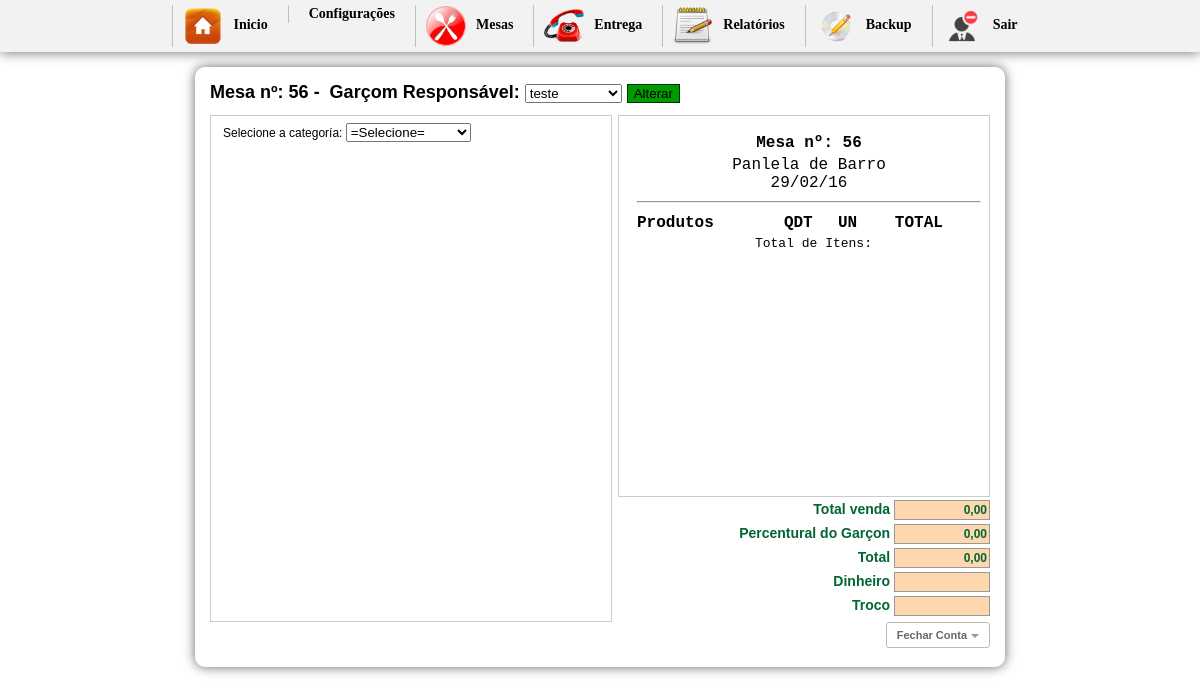
The page /inicio.php?btn=vendermesa&id_mesa=56&idGarcon=24 (signed in) on the database its author committed.
### tables this page shows
CREATE TABLE `config` (
  `id_conf` int(30) NOT NULL,
  `empresa` varchar(200) NOT NULL,
  `telefone` varchar(30) NOT NULL,
  `pgarcon` int(10) NOT NULL,
  `ativo` int(2) NOT NULL
);

### selecionacat.php (the view, shortened to what this page needs)
<form action="" method="post" enctype="multipart/form-data" style="margin-left:12px; margin-top:-7px;">
Selecione a categoría:
  <select name="jumpMenu" id="jumpMenu" onChange="MM_jumpMenu('parent',this,0)">
  <option value=""> =Selecione=</option>
  </select>
</form>

### vendamesa.php (shortened to what this page needs)
<?php
$numero = $_GET['id_mesa'];
?>
<?php
  $sql1 = mysql_query("SELECT * FROM mesa WHERE numero='$numero'") or die(mysql_error());
  $cont1 = mysql_fetch_array($sql1);
  $sit = $cont1['situacao'];
$idGarconget = $_GET['idGarcon'];
$gar2 = mysql_query("SELECT * FROM garcon WHERE idGarcon='$idGarconget'");
$h2 = mysql_fetch_array($gar2);
  ?>
<h1>
<form action="" method="post" enctype="multipart/form-data">
Mesa nº: <?php echo $numero ?>&nbsp-&nbsp;
Garçom Responsável: <select name="nomeGarcon">
<?php
	$gar = mysql_query("SELECT * FROM garcon WHERE idGarcon != '1' ORDER BY nomeGarcon ASC") or die(mysql_error());
	while($h = mysql_fetch_array($gar)){
?>
  <option value="<?php echo $h['idGarcon'] ?>"<?php if (!(strcmp($h['idGarcon'], $h2['idGarcon']))) {echo "selected=\"selected\"";} ?>><?php echo $h['nomeGarcon'] ?></option>
	<?php }?>
</select>
<?php if($sit == "0"){?>
<input name="ok" type="submit" value="Abrir mesa" style="background-color: #F30; border:1px solid #9B0000;" />
<?php }else{ ?>
<input name="ok" type="submit" value="Alterar" style=" background-color:#090; border:1px solid #030;" />
<?php } ?>
</form>
</h1>
<div id="boxprodutos"><br/>
<?php if($sit == "1"){
include "selecionacat.php";
} ?>
</div>
<div id="box">
	<div id="comentarios">
    <table width="100%" border="0" class="inputs">
  <tr>
 <?php $n = mysql_query("SELECT * FROM config");
 	$a = mysql_fetch_array($n);
 ?>
  <td align="center" style="font-size:16px;"><strong>Mesa nº: <?php echo $numero ?></strong></td>
  </tr>
  <tr>
    <td align="center" style="font-size:16px;"><?php echo $a['empresa'] ?><br/> <?php echo date("d/m/y") ?></td>
    </tr>
    <tr>
    <td><hr/></td>
    </tr>
</table>
    <table width="100%">
    <tr>
	  <td  style="font-size:16px;"><strong>Produtos</strong></td>
      <td width="13%" align="center" style="font-size:16px;"><strong>QDT</strong></td>
      <td width="15%" align="center" style="font-size:16px;"><strong>UN</strong></td>
	  <td align="center" style="font-size:16px;"><strong>TOTAL</strong></td>
	  <td align="center">&nbsp;</td>
	  </tr>
	<tr class="fontcomanda">
	  <td colspan="3" align="right">Total de Itens:</td>
	  <td align="right"><?php echo $itens ?></td>
	  <td align="right">&nbsp;</td>
	  </tr>
    </table>
 <div id="formulario">
    <?php $totals = number_format($total, 2, ',', '.'); ?>
<form name="formulario" action="" method="post" enctype="multipart/form-data">
            <span class="valores">Total venda </span>
        <input name="total" type="text" value="<?php echo $totals ?>" size="8" maxlength="6" class="calc" readonly="true"/><br/>
        	<?php
			$g = mysql_query("SELECT * FROM config") or die(mysql_error());
			$w = mysql_fetch_array($g);
			$ativo = $w['ativo'];
			$percentual = $w['pgarcon'];
			if($ativo == 1){
			$porcento_garcon = $percentual;
			}else{
			$porcento_garcon = 0;
			}
				$pgarcon = $total * $porcento_garcon / 100;
				$somatotal = $total + $pgarcon;
			?>
                <span class="valores">Percentural do Garçon </span>
                <input name="garconP" type="text" class="calc" id="garconP" value="<?php echo number_format($pgarcon, 2, ',', '.'); ?>"/><br/>
                <span class="valores">Total </span>
                <input name="somatotal" type="text" class="calc" id="somatotal" value="<?php echo number_format($somatotal, 2, ',', '.'); ?>"/><br/>
        <span class="valores">Dinheiro </span>
        <input name="dinheiro" type="text" size="8"  class="calc" onkeyup="javascript:operacao('')" id="dinheiro-1"/><br/>
            <span class="valores">Troco </span>
            <input name="troco" type="text" class="calc" size="8" maxlength="8" readonly="true"/><br/>
      </form>
      <br/>
      <?php
	  $mesas = $_GET['id_mesa'];
	  ?>
      <a href="imprimemesa.php?id_mesa=<?php echo $mesas;?>&pgarcon=<?php echo $pgarcon?>&somatotal=<?php echo $somatotal ?>"
  onclick="NovaJanela(this.href,'nomeJanela','750','600','yes');return false" class="button">
  Fechar Conta</a>
      </div>
  </div>
</div>

### css/css.css (style rules this page uses)
body { margin-left: 0px;margin-top: 0px;margin-right: 0px;margin-bottom: 0px; background-color:#FFF; font-family:Verdana, Geneva, sans-serif; font-size:12px; }
h1 { font-size:18px; margin-top:0; }
#boxprodutos { width:400px; height:500px; margin:0 auto; border:1px solid #ccc; float:left; background:#FFF; padding-bottom:5px; overflow:auto }
#box { width:370px; margin:0 auto; border:1px solid #ccc; float:right; font:10px "Courier New", Courier, monospace; background:#FFF; }
.fontcomanda { font-size:13px; }
#comentarios { width:350px; height:350px;overflow: auto; padding:15px; }
#formulario { position:absolute; width:300px; height:115px; top:498px; font-size:10px; text-align:right; margin-left:56px; }
.calc { border:1px solid #999; height:16px; width:90px; font-family:Verdana, Geneva, sans-serif; font-size:12px; font-weight:bold; color:#063; background:#FFD7AE; margin:2px 0 2px 0; text-align:right; }
.valores { font-size:10px; font-family:Verdana, Geneva, sans-serif; font-size:14px; font-weight:bold; color:#063; }
.button { border: 1px solid #BBB; border-radius: 3px; text-shadow: 0 1px 1px white; -webkit-box-shadow: 0 1px 1px #fff; -moz-box-shadow: 0 1px 1px #fff; box-shadow: 0 1px 1px #fff; font: bold 11px Sans-Serif; padding: 6px 10px; white-space: nowrap; vertical-align: middle; color: #666; background: transparent; cursor: pointer; margin-top:3px; text-decoration:none; }
.button:after { content: ""; display: inline-block; width: 0; height: 0; border-top: 4px solid #999; border-left: 4px solid transparent; border-right: 4px solid transparent; margin: 0 0 0 4px; position: relative; top: -1px; text-decoration:none; }

### rows shown on the page
config: empresa "Panlela de Barro", garconP "0,00", somatotal "0,00"

### other values the page prints
$numero "56"
form field nomeGarcon "teste"
